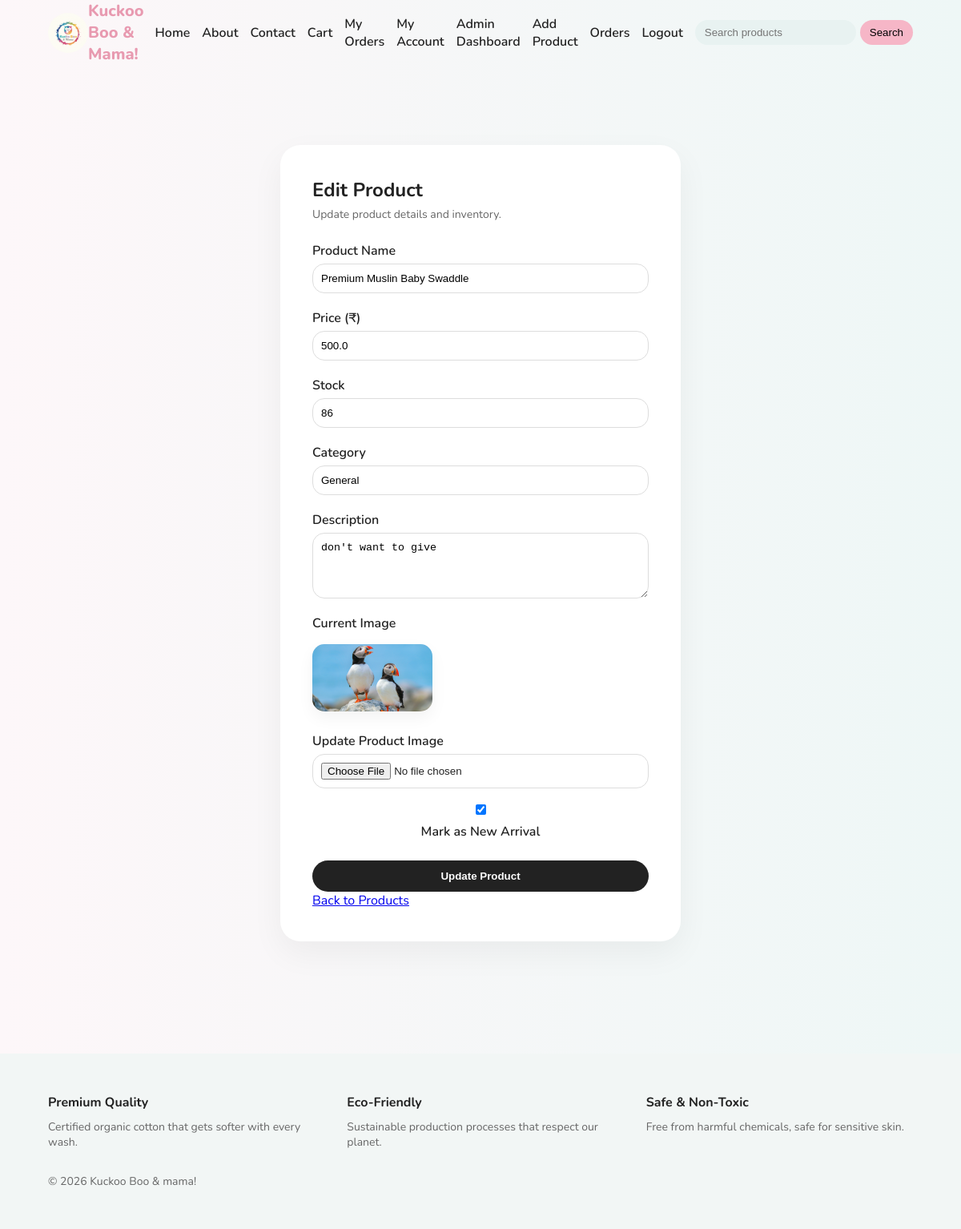
The page /admin/edit/2 (signed in) on the database its author committed.
### tables this page shows
CREATE TABLE products (
        id INTEGER PRIMARY KEY AUTOINCREMENT,
        name TEXT NOT NULL,
        description TEXT,
        price REAL NOT NULL,
        stock INTEGER NOT NULL,
        image TEXT,
        created_at TIMESTAMP DEFAULT CURRENT_TIMESTAMP
    , is_new INTEGER DEFAULT 0, category TEXT DEFAULT 'General');

### routes/admin/products.py (the view, shortened to what this page needs)
@admin_bp.route("/edit/<int:product_id>", methods=["GET", "POST"])
def edit_product(product_id):
    if not admin_required():
        return redirect(url_for("auth.login"))
    conn = get_db_connection()
    product = conn.execute(
        "SELECT * FROM products WHERE id = ?",
        (product_id,)
    ).fetchone()
    if not product:
        conn.close()
        return "Product not found", 404
    conn.close()
    return render_template("admin/edit_product.html", product=product)

### database/db.py (called while the page is built)
def get_db_connection():
    if Config.DB_TYPE == "postgres":
        database_url = Config.DATABASE_URI
        if database_url.startswith("postgres://"):
            database_url = database_url.replace(
                "postgres://", "postgresql://", 1
            )
        conn = psycopg2.connect(database_url)
        conn.autocommit = False
        return DatabaseWrapper(conn, "postgres")
    else:
        os.makedirs(os.path.dirname(Config.DATABASE_URI), exist_ok=True)
        conn = sqlite3.connect(Config.DATABASE_URI)
        conn.row_factory = sqlite3.Row
        return DatabaseWrapper(conn, "sqlite")

    def fetchone(self):
        row = self.cursor.fetchone()
        if not row:
            return None
        if self.db_type == "sqlite":
            return dict(row)
        return row

    def execute(self, query, params=None):
        if params is None:
            params = []
        if self.db_type == "postgres":
            query = query.replace("?", "%s")
            cursor = self.conn.cursor(
                cursor_factory=psycopg2.extras.RealDictCursor
            )
        else:
            cursor = self.conn.cursor()
        cursor.execute(query, params)
        return ResultWrapper(cursor, self.db_type)

    def close(self):
        self.conn.close()

### routes/admin/products.py (called while the page is built)
def admin_required():
    if not session.get("user_id"):
        return False
    conn = get_db_connection()
    user = conn.execute(
        "SELECT is_admin FROM users WHERE id = ?",
        (session["user_id"],)
    ).fetchone()
    conn.close()
    return user and int(user["is_admin"]) == 1

### templates/admin/edit_product.html (shortened to what this page needs)
{% extends "base.html" %}
{% block extra_css %}
<link rel="stylesheet" href="{{ url_for('static', filename='css/admin.css') }}">
{% endblock %}
{% block content %}
<section class="admin-section">
    <div class="admin-card">
        <div class="admin-header">
            <h2>Edit Product</h2>
            <p>Update product details and inventory.</p>
        </div>
        <form method="POST" enctype="multipart/form-data" class="admin-form">
            <div class="form-group">
                <label for="name">Product Name</label>
                <input
                    id="name"
                    name="name"
                    type="text"
                    value="{{ product.name }}"
                    required
                >
            </div>
            <div class="form-group">
                <label for="price">Price (₹)</label>
                <input
                    id="price"
                    name="price"
                    type="number"
                    step="0.01"
                    value="{{ product.price }}"
                    required
                >
            </div>
            <div class="form-group">
                <label for="stock">Stock</label>
                <input
                    id="stock"
                    name="stock"
                    type="number"
                    value="{{ product.stock }}"
                    required
                >
            </div>
            <div class="form-group">
                <label for="category">Category</label>
                <input
                    id="category"
                    name="category"
                    type="text"
                    value="{{ product.category or 'General' }}"
                >
            </div>
            <div class="form-group">
                <label for="description">Description</label>
                <textarea
                    id="description"
                    name="description"
                    rows="4"
                    required
                >{{ product.description or '' }}</textarea>
            </div>
            {% if product.image %}
            <div class="form-group">
                <label>Current Image</label>
                <div class="image-preview">
                    <img
                        src="{{ product.image }}"
                        alt="{{ product.name }}"
                    >
                </div>
            </div>
            {% endif %}
            <div class="form-group">
                <label for="image">Update Product Image</label>
                <input
                    id="image"
                    name="image"
                    type="file"
                    accept="image/*"
                >
            </div>
            <div class="form-group checkbox-group">
                <input
                    type="checkbox"
                    id="is_new"
                    name="is_new"
                    {% if product.is_new %}checked{% endif %}
                >
                <label for="is_new">Mark as New Arrival</label>
            </div>
            <div class="admin-actions-row">
                <button type="submit" class="btn-admin">
                    Update Product
                </button>
                <a href="{{ url_for('admin.list_products') }}" class="btn-admin-secondary">
                    Back to Products
                </a>
            </div>
        </form>
    </div>
</section>
{% endblock %}

### static/css/base.css (style rules this page uses)
:root { --primary: #f6b6c7; --primary-dark: #e89ab0; --bg-soft: #fdf7f9; --text-dark: #222; --text-light: #666; --radius: 20px; }
* { margin: 0; padding: 0; box-sizing: border-box; }
body { font-family: 'Nunito', sans-serif; background: linear-gradient(to right, #fdf7f9, #eef7f6); color: var(--text-dark); }

### static/css/admin.css (style rules this page uses)
.admin-section { padding: 60px 0; display: flex; justify-content: center; }
.admin-card { background: #ffffff; padding: 40px; border-radius: 25px; box-shadow: 0 15px 40px rgba(0,0,0,0.05); width: 100%; max-width: 500px; }
.admin-header { margin-bottom: 25px; }
.admin-header h2 { margin-bottom: 5px; }
.admin-header p { font-size: 14px; color: #666; }
.admin-form .form-group { margin-bottom: 20px; display: flex; flex-direction: column; }
.admin-form label { margin-bottom: 5px; font-weight: 600; }
.admin-form input, .admin-form textarea { padding: 10px; border-radius: 15px; border: 1px solid #ddd; }
.btn-admin { width: 100%; padding: 12px; border-radius: 30px; border: none; background: #222; color: #fff; font-weight: 600; cursor: pointer; transition: 0.3s; }
.image-preview img { width: 150px; border-radius: 15px; box-shadow: 0 8px 20px rgba(0,0,0,0.05); margin-top: 10px; }
.checkbox-group { display: flex; align-items: center; gap: 10px; }

### rows shown on the page
products: name "Premium Muslin Baby Swaddle", price "500.0", stock "86", category "General", description "don't want to give", image (picture), is_new "☑"
